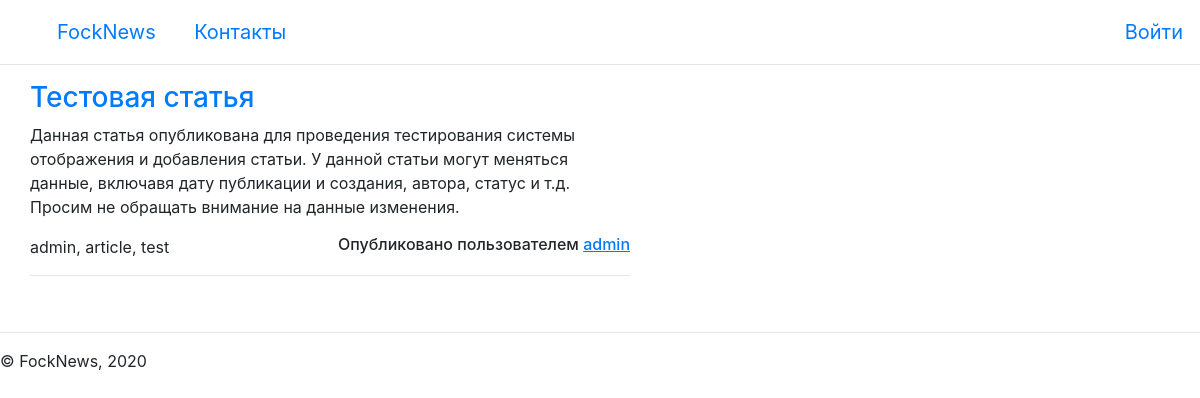
The page / on the database its author committed.
### Main/models.py (models this page shows, shortened)
class Articles(models.Model):
    title = models.CharField(max_length=120)
    body = models.TextField()
    create_datetime = models.DateTimeField()
    pub_datetime = models.DateTimeField(
        blank=True,
        null=True
    )
    lasted_datetime = models.DateTimeField(
        blank=True,
        null=True
    )
    author = models.ForeignKey(
        User,
        on_delete=models.CASCADE,
        null=True,
        verbose_name='Автор'
    )
    tags = models.TextField()
    status = models.CharField(max_length=24)
    objects = models.Manager()
    class Meta:
        verbose_name = 'Статья'
        verbose_name_plural = 'Статьи'

### Main/views.py (the view)
def index(request):
    return render(request, 'Main/index.html',
                  {
                      'object_list': Articles.objects.filter(status="published").order_by("-pub_datetime")[:20],
                      'user_data': request.user
                  }
                  )

### Main/templatetags/extra_tags.py (called while the page is built)
@register.simple_tag()
def check_perm(user, perm):
    return user.has_perm(perm)

### Main/templates/Main/index.html (shortened to what this page needs)
{% extends "wrapper.html" %}
{% load extra_tags %}
{% block content %}
<div class="minarticles">
    {% check_perm user_data "Main.add_articles" as checkperm %}
    {% if object_list %}
        {% for post in object_list %}
                <div class="minarticle">
                    <h3 class="article_title"><a href="/news/{{post.id}}">{{post.title}}</a></h3>
                    <p class="article_minbody">{{post.body|safe|truncatechars:255}}</p>
                    <h6 class="article_author">Опубликовано пользователем <a href="/users/{{post.author}}"><u>{{post.author}}</u></a></h6>
                    <p class="article_tags">{{post.tags}}</p>
                    <hr><br>
                </div>
        {% endfor %}
    {% else %}
        <h2 align="center">Опубликованных статей нет!</h2>
    {% endif %}
</div>
{% endblock %}

### Main/static/css/style.css (style rules this page uses)
.minarticles { margin-left: 30px; width: 50%; }
.article_author { float: right; }
.article_title { display: inline-block; }

### rows shown on the page
Articles: title "Тестовая статья", body "Данная статья опубликована для проведения тестирования системы отображения и добавления статьи. У данной статьи могут меняться данные, включавя дату публикации и создания, автора, статус и т.д. Просим не обращать внимание на данные изменения.", author "admin", tags "admin, article, test"
